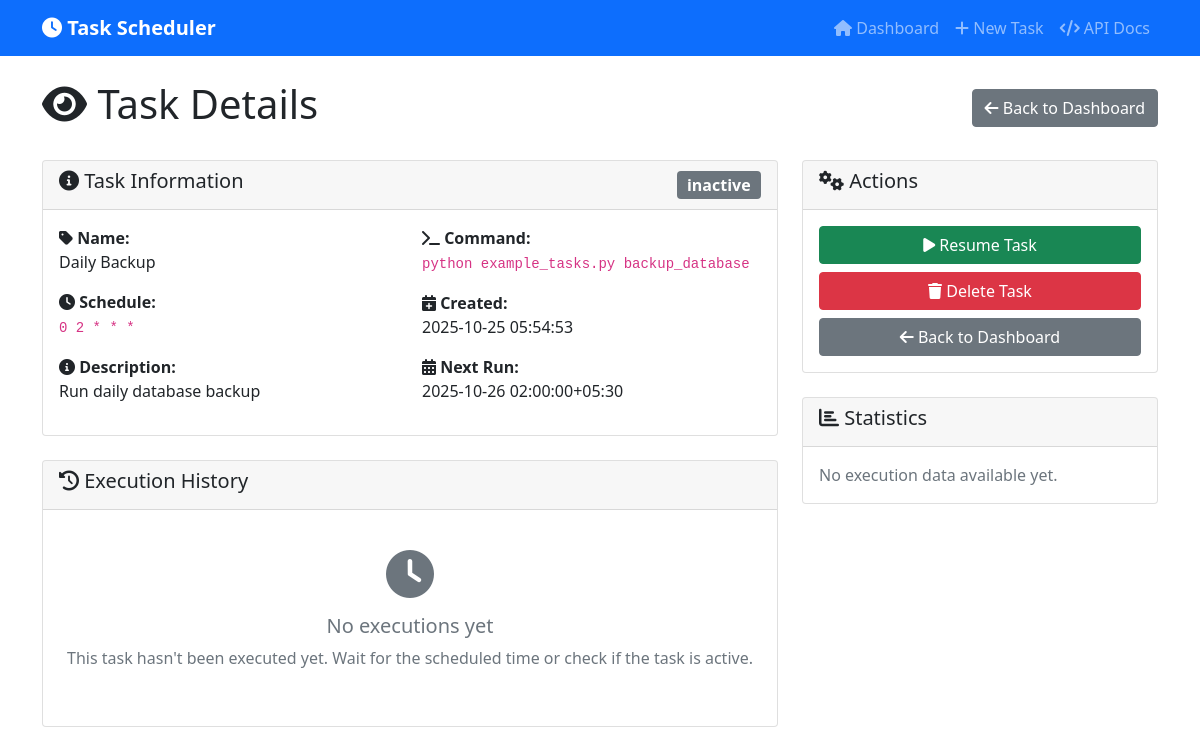
Page /tasks/2/view on the committed database.
### tables this page shows
CREATE TABLE tasks (
            id INTEGER PRIMARY KEY AUTOINCREMENT,
            task_name TEXT NOT NULL,
            command TEXT NOT NULL,
            schedule TEXT NOT NULL,
            description TEXT,
            status TEXT DEFAULT 'active',
            created_at TIMESTAMP DEFAULT CURRENT_TIMESTAMP,
            last_run TIMESTAMP,
            next_run TIMESTAMP
        );

### main.py (the view)
@app.get("/tasks/{task_id}/view", response_class=HTMLResponse)
async def view_task_page(request: Request, task_id: int):
    task = scheduler.get_task(task_id)
    if not task:
        raise HTTPException(status_code=404, detail="Task not found")
    history = scheduler.get_task_history(task_id)
    return templates.TemplateResponse("view_task.html", {
        "request": request,
        "task": task,
        "history": history
    })

### templates/view_task.html (shortened to what this page needs)
{% extends "base.html" %}
{% block content %}
<div class="d-flex justify-content-between align-items-center mb-4">
    <h1><i class="fas fa-eye"></i> Task Details</h1>
    <a href="/" class="btn btn-secondary">
        <i class="fas fa-arrow-left"></i> Back to Dashboard
    </a>
</div>
<div class="row">
    <div class="col-md-8">
        <div class="card mb-4">
            <div class="card-header d-flex justify-content-between align-items-center">
                <h5><i class="fas fa-info-circle"></i> Task Information</h5>
                <span class="badge {% if task.status == 'active' %}bg-success{% else %}bg-secondary{% endif %} fs-6">
                    {{ task.status }}
                </span>
            </div>
            <div class="card-body">
                <div class="row">
                    <div class="col-md-6">
                        <p><strong><i class="fas fa-tag"></i> Name:</strong><br>{{ task.task_name }}</p>
                        <p><strong><i class="fas fa-clock"></i> Schedule:</strong><br><code>{{ task.schedule }}</code></p>
                        {% if task.description %}
                        <p><strong><i class="fas fa-info-circle"></i> Description:</strong><br>{{ task.description }}</p>
                        {% endif %}
                    </div>
                    <div class="col-md-6">
                        <p><strong><i class="fas fa-terminal"></i> Command:</strong><br><code>{{ task.command }}</code></p>
                        {% if task.created_at %}
                        <p><strong><i class="fas fa-calendar-plus"></i> Created:</strong><br>{{ task.created_at }}</p>
                        {% endif %}
                        {% if task.next_run %}
                        <p><strong><i class="fas fa-calendar-alt"></i> Next Run:</strong><br>{{ task.next_run }}</p>
                        {% endif %}
                    </div>
                </div>
            </div>
        </div>
        <div class="card">
            <div class="card-header">
                <h5><i class="fas fa-history"></i> Execution History</h5>
            </div>
            <div class="card-body">
                {% if not history %}
                <div class="text-center py-4">
                    <i class="fas fa-clock fa-3x text-muted mb-3"></i>
                    <h5 class="text-muted">No executions yet</h5>
                    <p class="text-muted">This task hasn't been executed yet. Wait for the scheduled time or check if the task is active.</p>
                </div>
                {% endif %}
            </div>
        </div>
    </div>
    <div class="col-md-4">
        <div class="card mb-4">
            <div class="card-header">
                <h5><i class="fas fa-cogs"></i> Actions</h5>
            </div>
            <div class="card-body">
                <div class="d-grid gap-2">
                    <form method="post" action="/tasks/{{ task.id }}/toggle">
                        <button type="submit" class="btn {% if task.status == 'active' %}btn-warning{% else %}btn-success{% endif %} w-100">
                            <i class="fas fa-{% if task.status == 'active' %}pause{% else %}play{% endif %}"></i>
                            {% if task.status == 'active' %}Pause Task{% else %}Resume Task{% endif %}
                        </button>
                    </form>
                    <button type="button" class="btn btn-danger w-100"
                            onclick="confirmDelete({{ task.id }}, '{{ task.task_name }}')">
                        <i class="fas fa-trash"></i> Delete Task
                    </button>
                    <a href="/" class="btn btn-secondary w-100">
                        <i class="fas fa-arrow-left"></i> Back to Dashboard
                    </a>
                </div>
            </div>
        </div>
        <div class="card">
            <div class="card-header">
                <h5><i class="fas fa-chart-bar"></i> Statistics</h5>
            </div>
            <div class="card-body">
                {% if history %}
                {% set successful_runs = history|selectattr("status", "equalto", "success")|list|length %}
                {% set failed_runs = history|selectattr("status", "equalto", "failed")|list|length %}
                {% set total_runs = history|length %}
                <div class="mb-3">
                    <div class="d-flex justify-content-between">
                        <span>Total Executions:</span>
                        <strong>{{ total_runs }}</strong>
                    </div>
                </div>
                <div class="mb-3">
                    <div class="d-flex justify-content-between">
                        <span class="text-success">Successful:</span>
                        <strong class="text-success">{{ successful_runs }}</strong>
                    </div>
                </div>
                <div class="mb-3">
                    <div class="d-flex justify-content-between">
                        <span class="text-danger">Failed:</span>
                        <strong class="text-danger">{{ failed_runs }}</strong>
                    </div>
                </div>
                {% if total_runs > 0 %}
                <div class="mb-3">
                    <div class="d-flex justify-content-between">
                        <span>Success Rate:</span>
                        <strong>{{ "%.1f"|format((successful_runs / total_runs) * 100) }}%</strong>
                    </div>
                    <div class="progress mt-1">
                        <div class="progress-bar bg-success" style="width: {{ (successful_runs / total_runs) * 100 }}%"></div>
                    </div>
                </div>
                {% endif %}
                {% else %}
                <p class="text-muted mb-0">No execution data available yet.</p>
                {% endif %}
            </div>
        </div>
    </div>
</div>
{% endblock %}

### rows in the picture
tasks: status "inactive", task_name "Daily Backup", schedule "0 2 * * *", description "Run daily database backup", command "python example_tasks.py backup_database", created_at "2025-10-25 05:54:53", next_run "2025-10-26 02:00:00+05:30"
